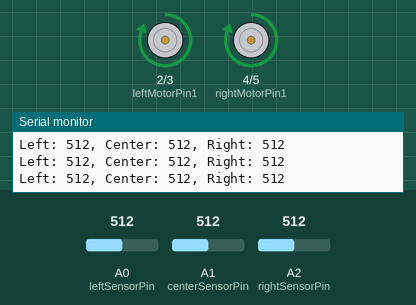
A sketch run on a simulated Arduino Uno, built with avr-gcc and run on an emulated ATmega328P. Parts: motor-driver pin pairs drawn as motors (green arrow = first pin HIGH = forward, orange = second pin HIGH = backward, longer = more drive), the last lines printed to the serial monitor. The inputs (shaded band) are chosen by the test bench; at power-on: A0 (leftSensorPin) = 512, A1 (centerSensorPin) = 512, A2 (rightSensorPin) = 512.

Above: at 1.2 s.
1.3 s: A0 (leftSensorPin) set to 105
4.3 s: A0 (leftSensorPin) set to 91
7.3 s: A1 (centerSensorPin) set to 486
At 8.5 s:
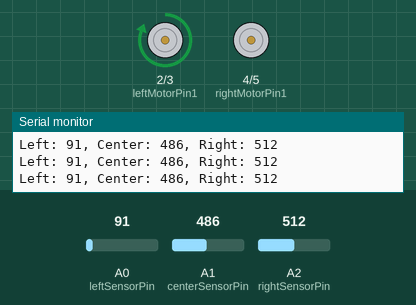
8.8 s: A2 (rightSensorPin) set to 489
At 9.6 s:
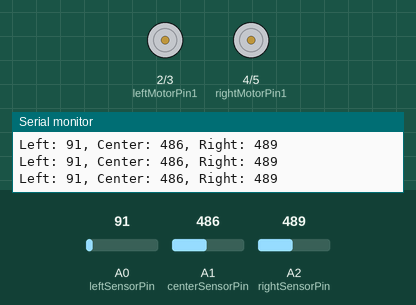
10.3 s: A0 (leftSensorPin) set to 510
At 11.5 s:
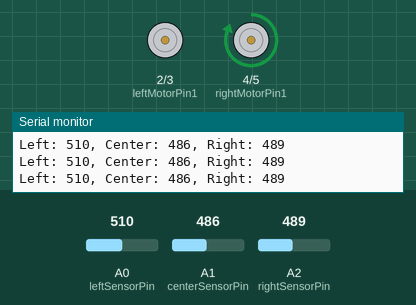
11.8 s: A0 (leftSensorPin) set to 490
At 12.7 s:
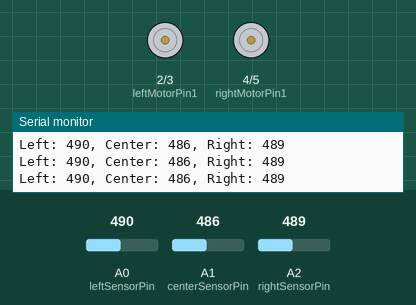
Timing chart, 0 to 14.3 s (numbered marks = the images above; inputs shaded):
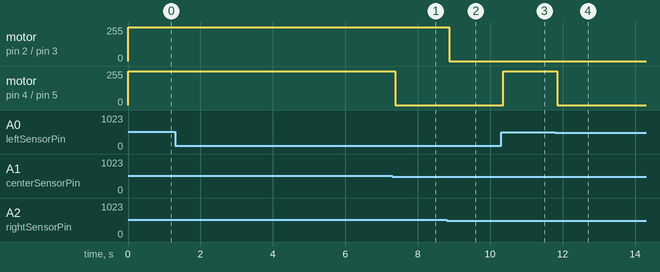

The sketch:

code.ino
```cpp
// Line Following Robot using Arduino

// Pin Definitions
const int leftSensorPin = A0;    // Analog pin for left sensor
const int centerSensorPin = A1;  // Analog pin for center sensor
const int rightSensorPin = A2;   // Analog pin for right sensor
const int leftMotorPin1 = 2;     // Pin for left motor control
const int leftMotorPin2 = 3;     // Pin for left motor control
const int rightMotorPin1 = 4;    // Pin for right motor control
const int rightMotorPin2 = 5;    // Pin for right motor control

// Sensor Thresholds
const int threshold = 500;       // Threshold for detecting the line

// Motor Speeds
const int leftMotorSpeed = 180;  // Speed of the left motor
const int rightMotorSpeed = 180; // Speed of the right motor

// Function to move the robot forward
void moveForward() {
  digitalWrite(leftMotorPin1, HIGH);
  digitalWrite(leftMotorPin2, LOW);
  digitalWrite(rightMotorPin1, HIGH);
  digitalWrite(rightMotorPin2, LOW);
}

// Function to stop the robot
void stopRobot() {
  digitalWrite(leftMotorPin1, LOW);
  digitalWrite(leftMotorPin2, LOW);
  digitalWrite(rightMotorPin1, LOW);
  digitalWrite(rightMotorPin2, LOW);
}

// Function to adjust the robot's movement based on sensor readings
void adjustMovement(int left, int center, int right) {
  if (left < threshold && center < threshold && right < threshold) {
    // All sensors off the line, stop the robot
    stopRobot();
  } else if (left > threshold && center < threshold && right > threshold) {
    // Line in the center, move forward
    moveForward();
  } else if (left < threshold && center > threshold && right < threshold) {
    // Line in the center, move forward
    moveForward();
  } else if (left < threshold && center < threshold && right > threshold) {
    // Line on the left, adjust movement to the right
    digitalWrite(leftMotorPin1, HIGH);
    digitalWrite(leftMotorPin2, LOW);
    digitalWrite(rightMotorPin1, LOW);
    digitalWrite(rightMotorPin2, LOW);
  } else if (left > threshold && center < threshold && right < threshold) {
    // Line on the right, adjust movement to the left
    digitalWrite(leftMotorPin1, LOW);
    digitalWrite(leftMotorPin2, LOW);
    digitalWrite(rightMotorPin1, HIGH);
    digitalWrite(rightMotorPin2, LOW);
  }
}

// Setup function
void setup() {
  // Initialize motor control pins as outputs
  pinMode(leftMotorPin1, OUTPUT);
  pinMode(leftMotorPin2, OUTPUT);
  pinMode(rightMotorPin1, OUTPUT);
  pinMode(rightMotorPin2, OUTPUT);

  // Set initial motor speed and direction
  analogWrite(leftMotorPin1, leftMotorSpeed);
  analogWrite(leftMotorPin2, LOW);
  analogWrite(rightMotorPin1, rightMotorSpeed);
  analogWrite(rightMotorPin2, LOW);

  // Start serial communication
  Serial.begin(9600);
}

void loop() {
  // Read sensor values
  int leftSensorValue = analogRead(leftSensorPin);
  int centerSensorValue = analogRead(centerSensorPin);
  int rightSensorValue = analogRead(rightSensorPin);

  // Print sensor values for debugging
  Serial.print("Left: ");
  Serial.print(leftSensorValue);
  Serial.print(", Center: ");
  Serial.print(centerSensorValue);
  Serial.print(", Right: ");
  Serial.println(rightSensorValue);

  // Adjust robot's movement based on sensor readings
  adjustMovement(leftSensorValue, centerSensorValue, rightSensorValue);
}
```

Measured:
- the behaviour switches between 500 and 499 on A1 (centerSensorPin) (found by bisection; images 0 and 1)
- the behaviour switches between 500 and 499 on A2 (rightSensorPin) (found by bisection; images 1 and 2)
- after the input at 7.3 s, motor on pin 4 (rightMotorPin1) / pin 5 (rightMotorPin2): forward 255/255 → stopped after 0.07 s
- after the input at 8.8 s, motor on pin 2 (leftMotorPin1) / pin 3 (leftMotorPin2): forward 255/255 → stopped after 0.06 s
- after the input at 10.3 s, motor on pin 4 (rightMotorPin1) / pin 5 (rightMotorPin2): stopped → forward 255/255 after 0.06 s
- after the input at 11.8 s, motor on pin 4 (rightMotorPin1) / pin 5 (rightMotorPin2): forward 255/255 → stopped after 0.05 s
